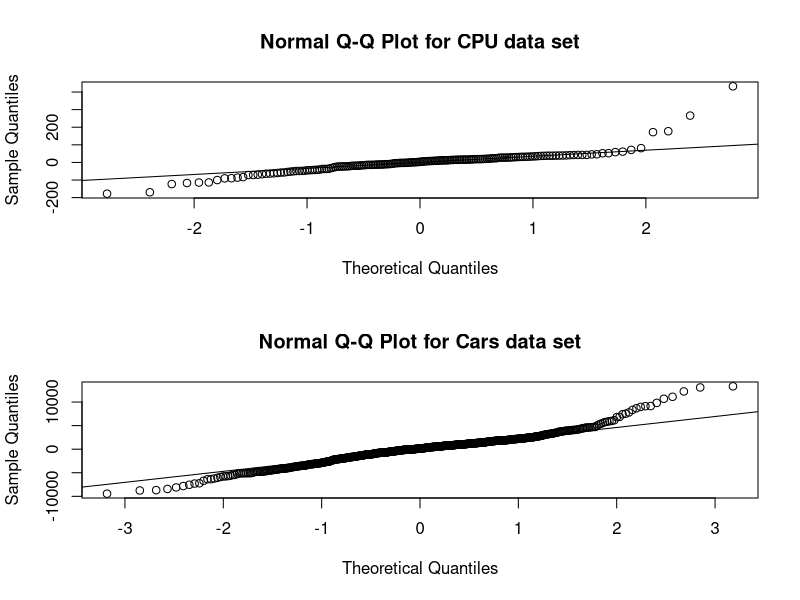
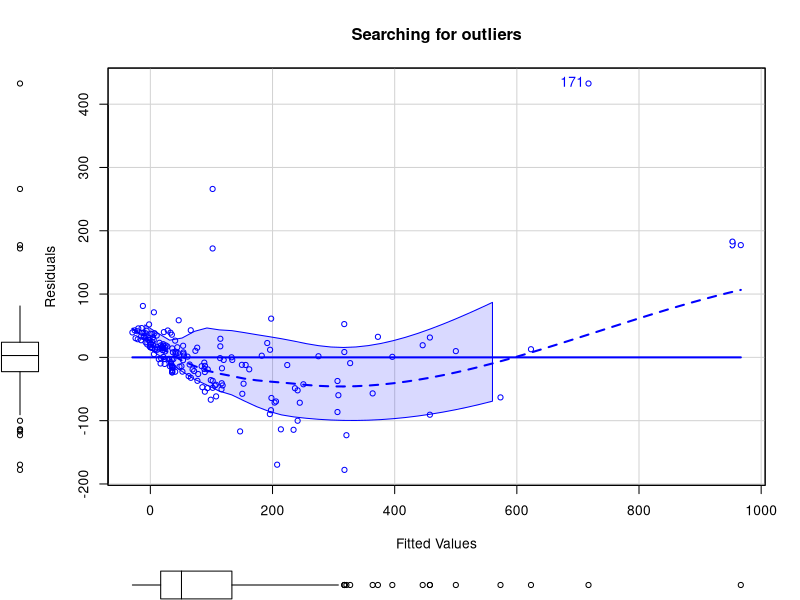
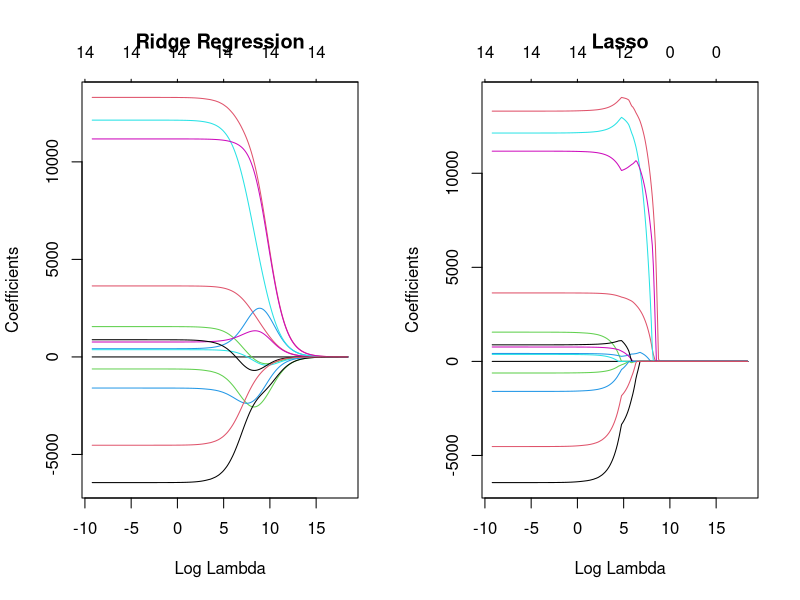

Reproduce these figures in R, in order.
## ---- chunk 1
knitr::opts_chunk$set(echo = TRUE)
## ---- chunk 2
library(tidyverse)
library(caret)
library(car)
library(glmnet)
## ---- chunk 3
machine <- read_csv("machine.csv")
cars <- read_csv("cars.csv")
## ---- chunk 4
machine <- machine[, 4:10]
head(machine, n = 5)
## ---- chunk 5
cars <- cars[, -1]
glimpse(cars)
## ---- chunk 6
machine_sampling_vector <- createDataPartition(machine$PRP, p = 0.85, list = FALSE)
machine_train <- machine[machine_sampling_vector,]
machine_train_labels <- machine$PRP[machine_sampling_vector]
machine_test <- machine[-machine_sampling_vector,]
machine_test_labels <- machine$PRP[-machine_sampling_vector]
machine_train_features <- machine[, 1:6]
## ---- chunk 7
cars_sampling_vector <- createDataPartition(cars$Price, p = 0.85, list = FALSE)
cars_train <- cars[cars_sampling_vector,]
cars_train_labels <- cars$Price[cars_sampling_vector]
cars_test <- cars[-cars_sampling_vector,]
cars_test_labels <- cars$Price[-cars_sampling_vector]
cars_train_features <- cars[,-1]
## ---- chunk 8
set.seed(4352345)

machine_correlations <- cor(machine_train_features)
findCorrelation(machine_correlations)
## ---- chunk 9
findCorrelation(machine_correlations, cutoff = 0.75)
cor(machine_train$MMIN, machine_train$MMAX)
## ---- chunk 10
findLinearCombos(machine_correlations)
## ---- chunk 11
set.seed(232455)
cars_cor <- cor(cars_train_features)
findCorrelation(cars_cor)
## ---- chunk 12
findCorrelation(cars_cor, cutoff = 0.75)
## ---- chunk 13
cor(cars$Doors,cars$coupe)
table(cars$coupe,cars$Doors)
## ---- chunk 14
findLinearCombos(cars)
## ---- chunk 15
set.seed(232455)
cars <- cars[,c(-15, -18)]
cars_sampling_vector <- createDataPartition(cars$Price, p = 0.85, list = FALSE)
cars_train <- cars[cars_sampling_vector,]
cars_train_labels <- cars$Price[cars_sampling_vector]
cars_test <- cars[-cars_sampling_vector,]
cars_test_labels <- cars$Price[-cars_sampling_vector]
cars_train_features <- cars[,-1]
## ---- chunk 16
machine_model1 <- lm(PRP ~ ., data = machine_train)
cars_model1 <- lm(Price ~ ., data = cars_train)
## ---- chunk 17
summary(machine_model1)
## ---- chunk 18
summary(cars_model1)
## ---- chunk 19
alias(cars_model1)
## ---- chunk 20
cars_model2 <- lm(Price ~. -Saturn, data = cars_train)
summary(cars_model2)
## ---- chunk 21
summary(cars_model2$residuals)
mean(cars_train$Price)
## ---- chunk 22
par(mfrow = c(2, 1))
machine_residuals <- machine_model1$residuals
qqnorm(machine_residuals, main = "Normal Q-Q Plot for CPU data set")
qqline(machine_residuals)
cars_residuals <- cars_model2$residuals
qqnorm(cars_residuals, main = "Normal Q-Q Plot for Cars data set")
qqline(cars_residuals)
## ---- chunk 23
summary(machine_model1)
## ---- chunk 24
q <- 5.210e-02 / 1.885e-02
q

pt(q, df = 172, lower.tail = F) * 2
## ---- chunk 25
n_machine <- nrow(machine_train)
k_machine <- length(machine_model1$coefficients) - 1
sqrt(sum(machine_model1$residuals ^ 2) / (n_machine - k_machine - 1))
## ---- chunk 26
n_cars <- nrow(cars_train)
k_cars <- length(cars_model2$coefficients) - 1
sqrt(sum(cars_model2$residuals ^ 2) / (n_cars - k_cars - 1))
## ---- chunk 27
mean(machine_train$PRP)

mean(cars_train$Price)
## ---- chunk 28
compute_rsquared <- function(x, y) {
  rss <- sum((x - y) ^ 2)
  tss <- sum((y - mean(y)) ^ 2)
  return(1 - (rss / tss))
}

compute_rsquared(machine_model1$fitted.values, machine_train$PRP)
## ---- chunk 29
compute_rsquared(cars_model2$fitted.values, cars_train$Price)
## ---- chunk 30
compute_adjusted_rsquared <- function(x, y, k) {
  n <- length(y)
  r2 <- compute_rsquared(x, y)
  return(1 - ((1 - r2) * (n - 1) / (n - k - 1)))
}

compute_adjusted_rsquared(machine_model1$fitted.values, machine_train$PRP, k_machine)
## ---- chunk 31
compute_adjusted_rsquared(cars_model2$fitted.values, cars_train$Price, k_cars)
## ---- chunk 32
machine_model1_predictions <- predict(machine_model1, machine_test)
cars_model2_predictions <- predict(cars_model2, cars_test)
## ---- chunk 33
compute_mse <- function(predictions, actual) { 
  mean( (predictions - actual) ^ 2 ) 
}
## ---- chunk 34
compute_mse(machine_model1$fitted.values, machine_train$PRP)
## ---- chunk 35
compute_mse(machine_model1_predictions, machine_test$PRP)
## ---- chunk 36
compute_mse(cars_model2$fitted.values, cars_train$Price)
## ---- chunk 37
compute_mse(cars_model2_predictions, cars_test$Price)
## ---- chunk 38
vif(cars_model2)
## ---- chunk 39
sedan_model <- lm(sedan ~ .-Price -Saturn, data = cars_train)
sedan_r2 <- compute_rsquared(sedan_model$fitted.values, cars_train$sedan)
1 / (1-sedan_r2)
## ---- chunk 40
scatterplot(machine_model1$fitted.values, machine_model1$residuals, id = TRUE, xlab = "Fitted Values", ylab = "Residuals", main = "Searching for outliers")
## ---- chunk 41
machine_model2 <- lm(PRP ~ ., data = machine_train[!(rownames(machine_train)) %in% c(171),])

summary(machine_model2)
## ---- chunk 42
sqrt(sum(machine_model1$residuals ^ 2) / (n_machine - k_machine - 1))
## ---- chunk 43
k_machine <- length(machine_model2$coefficients) - 1
sqrt(sum(machine_model2$residuals ^ 2) / (n_machine - k_machine - 1))
## ---- chunk 44
compute_mse(machine_model1_predictions, machine_test$PRP)
## ---- chunk 45
machine_model2_predictions <- predict(machine_model2, machine_test)
compute_mse(machine_model2_predictions, machine_test$PRP)
## ---- chunk 46
machine_model_null <- lm(PRP ~ 1, data = machine_train[!(rownames(machine_train)) %in% c(171),])
cars_model_null <- lm(Price ~ 1, data = cars_train)
## ---- chunk 47
machine_model3 <- step(machine_model_null, scope = list(lower = machine_model_null, upper = machine_model2), direction = "forward")
## ---- chunk 48
cars_model3 <- step(cars_model2, scope = list(lower=cars_model_null, upper=cars_model2), direction = "backward")
## ---- chunk 49
machine_model3_predictions <- predict(machine_model3, machine_test)
compute_mse(machine_model3_predictions, machine_test$PRP)
## ---- chunk 50
cars_model3_predictions <- predict(cars_model3, cars_test)
compute_mse(cars_model3_predictions, cars_test$Price)
## ---- chunk 51
cars_train_mat <- model.matrix(Price ~ .-Saturn, cars_train)[,-1]
lambdas <- 10 ^ seq(8, -4, length = 250)
cars_models_ridge <- glmnet(cars_train_mat, cars_train$Price, alpha = 0, lambda = lambdas)
cars_models_lasso <- glmnet(cars_train_mat, cars_train$Price, alpha = 1, lambda = lambdas)
## ---- chunk 52
layout(matrix(c(1, 2), 1, 2))
plot(cars_models_ridge, xvar = "lambda", main = "Ridge Regression")
plot(cars_models_lasso, xvar = "lambda", main = "Lasso")
## ---- chunk 53
ridge.cv <- cv.glmnet(cars_train_mat, cars_train$Price, alpha = 0)
lambda_ridge <- ridge.cv$lambda.min
lambda_ridge
## ---- chunk 54
lasso.cv <- cv.glmnet(cars_train_mat, cars_train$Price, alpha = 1)
lambda_lasso <- lasso.cv$lambda.min
lambda_lasso
## ---- chunk 55
cars_test_mat <- model.matrix(Price ~ . -Saturn, cars_test)[,-1]
cars_ridge_predictions <- predict(cars_models_ridge, s = lambda_ridge, newx = cars_test_mat)
compute_mse(cars_ridge_predictions, cars_test$Price)
## ---- chunk 56
cars_lasso_predictions <- predict(cars_models_lasso, s = lambda_lasso, newx = cars_test_mat)
compute_mse(cars_lasso_predictions, cars_test$Price)
